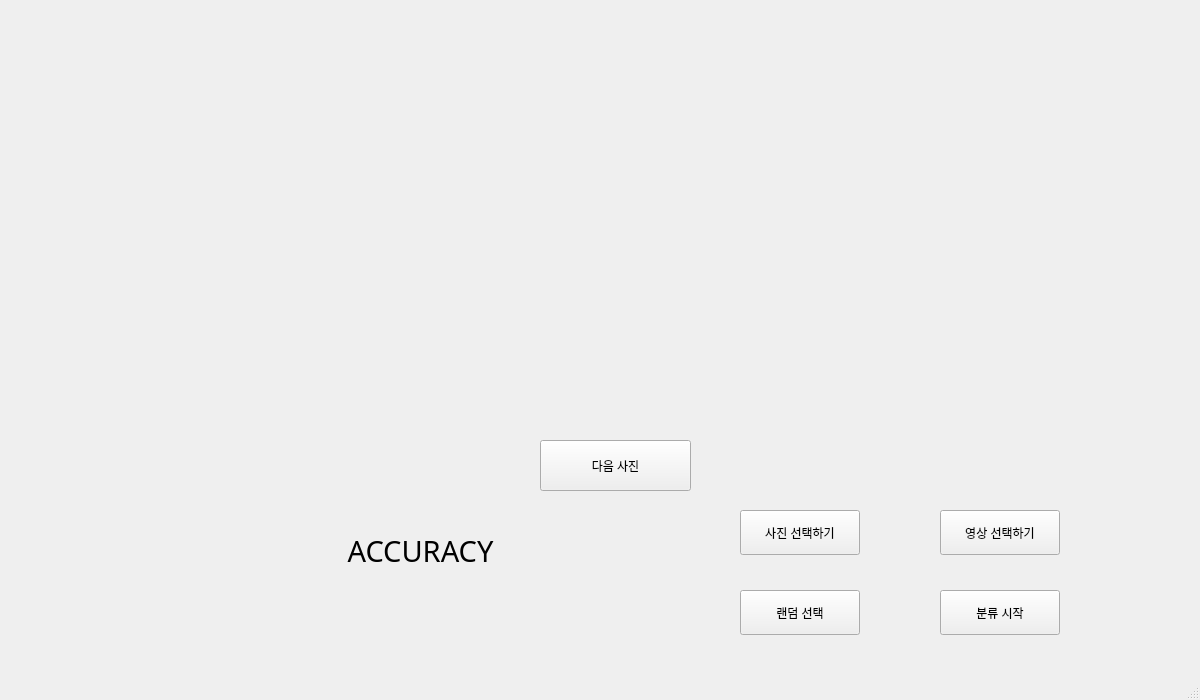
<?xml version="1.0" encoding="UTF-8"?>
<ui version="4.0">
 <class>MainWindow</class>
 <widget class="QMainWindow" name="MainWindow">
  <property name="geometry">
   <rect>
    <x>0</x>
    <y>0</y>
    <width>1200</width>
    <height>700</height>
   </rect>
  </property>
  <property name="windowTitle">
   <string>FINALPROJECT 8조</string>
  </property>
  <widget class="QWidget" name="centralwidget">
   <widget class="QPushButton" name="rand_img">
    <property name="geometry">
     <rect>
      <x>740</x>
      <y>590</y>
      <width>120</width>
      <height>45</height>
     </rect>
    </property>
    <property name="text">
     <string>랜덤 선택</string>
    </property>
   </widget>
   <widget class="QPushButton" name="detect_btn">
    <property name="geometry">
     <rect>
      <x>940</x>
      <y>590</y>
      <width>120</width>
      <height>45</height>
     </rect>
    </property>
    <property name="text">
     <string>분류 시작</string>
    </property>
   </widget>
   <widget class="QLabel" name="val_acc">
    <property name="geometry">
     <rect>
      <x>140</x>
      <y>500</y>
      <width>561</width>
      <height>101</height>
     </rect>
    </property>
    <property name="font">
     <font>
      <family>HY헤드라인M</family>
      <pointsize>22</pointsize>
     </font>
    </property>
    <property name="text">
     <string>ACCURACY</string>
    </property>
    <property name="textFormat">
     <enum>Qt::PlainText</enum>
    </property>
    <property name="alignment">
     <set>Qt::AlignCenter</set>
    </property>
   </widget>
   <widget class="QPushButton" name="select_img">
    <property name="geometry">
     <rect>
      <x>740</x>
      <y>510</y>
      <width>120</width>
      <height>45</height>
     </rect>
    </property>
    <property name="text">
     <string>사진 선택하기</string>
    </property>
   </widget>
   <widget class="QLabel" name="before">
    <property name="geometry">
     <rect>
      <x>140</x>
      <y>120</y>
      <width>400</width>
      <height>300</height>
     </rect>
    </property>
   </widget>
   <widget class="QPushButton" name="select_video">
    <property name="geometry">
     <rect>
      <x>940</x>
      <y>510</y>
      <width>120</width>
      <height>45</height>
     </rect>
    </property>
    <property name="text">
     <string>영상 선택하기</string>
    </property>
   </widget>
   <widget class="QPushButton" name="next_img">
    <property name="geometry">
     <rect>
      <x>540</x>
      <y>440</y>
      <width>151</width>
      <height>51</height>
     </rect>
    </property>
    <property name="text">
     <string>다음 사진</string>
    </property>
   </widget>
   <widget class="QLabel" name="after">
    <property name="geometry">
     <rect>
      <x>660</x>
      <y>120</y>
      <width>400</width>
      <height>300</height>
     </rect>
    </property>
   </widget>
  </widget>
  <widget class="QStatusBar" name="statusbar"/>
 </widget>
 <resources/>
 <connections>
  <connection>
   <sender>next_img</sender>
   <signal>clicked(bool)</signal>
   <receiver>MainWindow</receiver>
   <slot>show_img()</slot>
   <hints>
    <hint type="sourcelabel">
     <x>620</x>
     <y>457</y>
    </hint>
    <hint type="destinationlabel">
     <x>748</x>
     <y>463</y>
    </hint>
   </hints>
  </connection>
 </connections>
 <slots>
  <slot>show_img()</slot>
  <slot>detect()</slot>
  <slot>select()</slot>
 </slots>
</ui>
